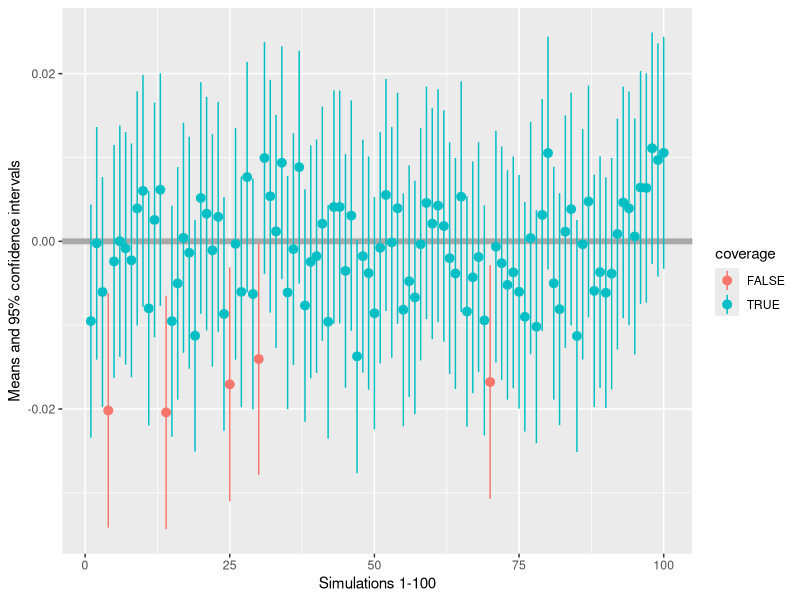

Source code (R):
# Assignment week 1 - Markup Languages and Reproducible Programming in Statistics
# Daphne Weemering (3239480)

#-------------------------------------------------------------------------------
library(plyr)
library(tidyverse)

# Set a seed for reproducibility
set.seed(3239480)

# Create storage for the samples
sam <- replicate(100, rnorm(20000, 0, 1))

# Calculate for each sample the: 1) absolute bias, 2) standard error, 3) lower bound
# of 95% confidence interval, 4) upper bound of 95% confidence interval
statistics <- function(x){
  mn <- mean(x)
  abbias <- abs(mn - 0)
  se <- sd(x) / sqrt(length(x))
  df <- length(x) - 1
  diff <- qt(0.975, df) * se
  lowerb <- mn - diff
  upperb <- mn + diff
  return(c(mn, abbias, se, lowerb, upperb))
}

res <- apply(sam, 2, statistics) # Apply the function to all the columns
res <- as.data.frame(t(res)) # Change rows and columns

# Add column names in order to see which variables is what
colnames(res) <- c("average", "absolute_bias", "SE", "lower_bound", "upper_bound")

# Add a logical variable that indicates whether the mean is included in the interval
res <- mutate(res, coverage = lower_bound < 0 & 0 < upper_bound)

# See the column means 
colMeans(res)

# Make a plot that demonstrates that “A replication of the procedure that generates 
# a 95% confidence interval that is centered around the sample mean would cover 
# the population value at least 95 out of 100 times”
lims <- aes(ymax = res$upper_bound, ymin = res$lower_bound)
ggplot(res, aes(y = average, x = 1:100, colour = coverage)) +
  geom_hline(aes(yintercept = 0), color = 'dark grey', size = 2) +
  geom_pointrange(lims) +
  xlab('Simulations 1-100') +
  ylab('Means and 95% confidence intervals')

# A table containing all simulated samples for which the resulting confidence 
# interval does not contain the population value
nopopval <- res[which(res$coverage == F), ]






